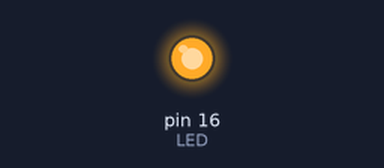
The program below on a simulated MicroPython board. Parts: output pins drawn as LEDs (lit = HIGH). At 0.0 s the program stops and its outputs stay as they are.

Above: at 0.1 s.
Timing chart, 0 to 1.5 s (numbered marks = the images above):
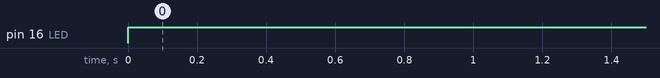

Measured:
- by itself, pin 16 (LED): LOW → HIGH at 0.00 s

The program:

LED_On_Off.py
```python
# HEPL-2/3/2023
# Allumer la LED
# Hasiuk Ilya


#importation de la librairie "machine"
import machine

#Création de l'objet "LED" pour controller notre LED (physique)
#La fonction PIN provient de la bibliothéque importée et sert à
#définir le numéro de la pin et le mode pour la LED

#Le 16 est le N° de pin sur le quel est branché notre LED
#Pin.OUT indique que c'est une sortie (et pas une entrée)
LED = machine.Pin(16,machine.Pin.OUT)

#La valeur de 1 permet d'allumer la LED et 0 de l'éteindre
LED.value(1)
```
